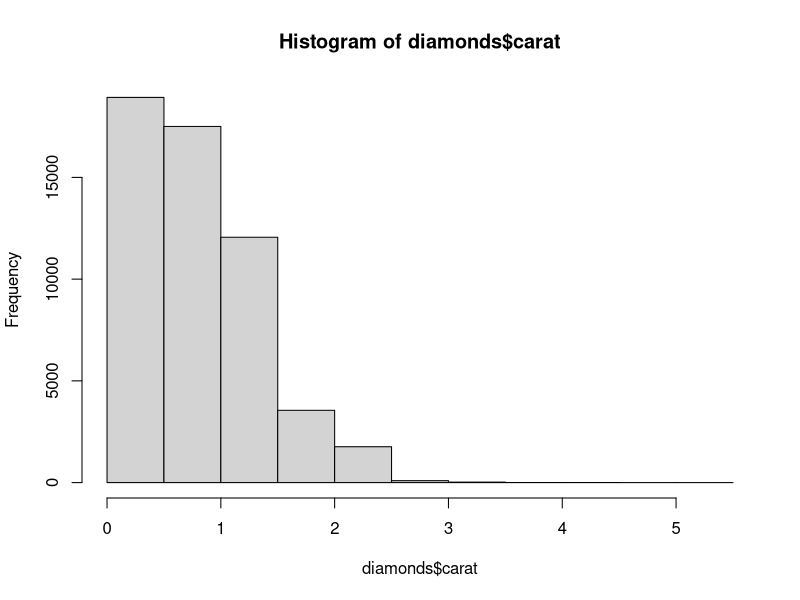
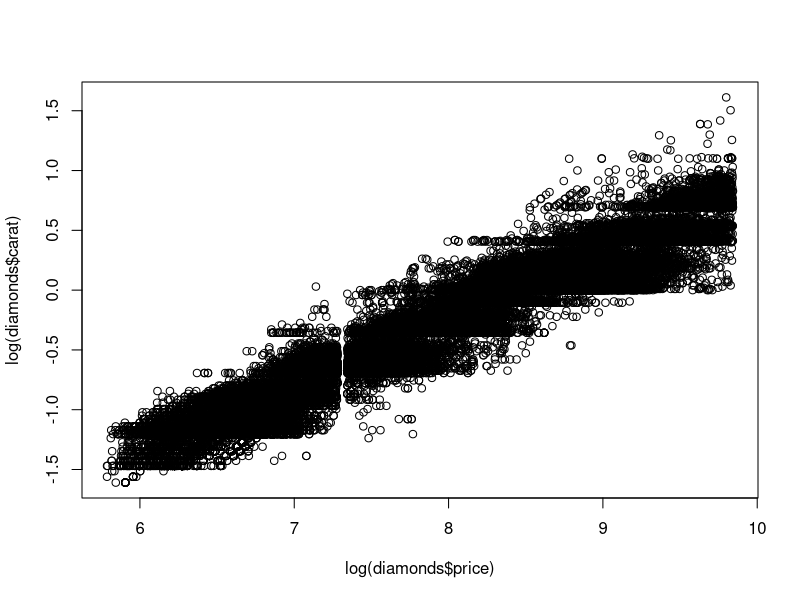
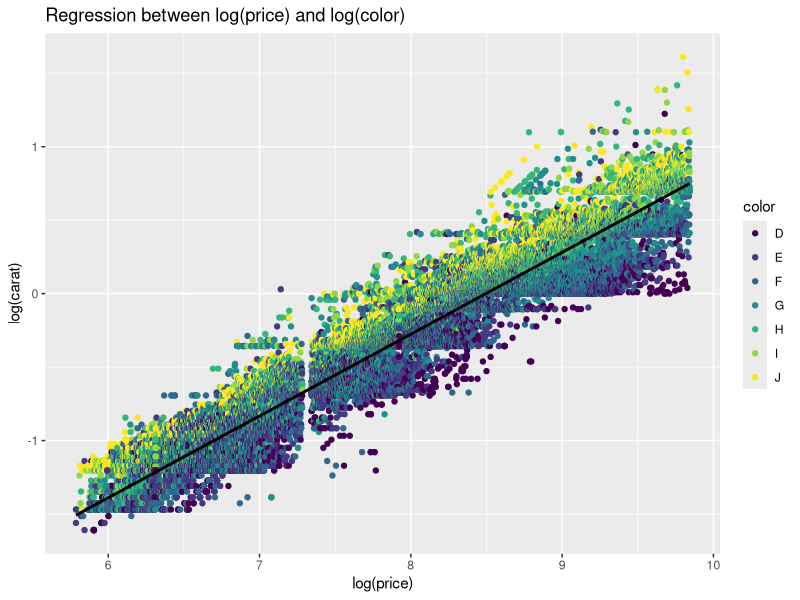
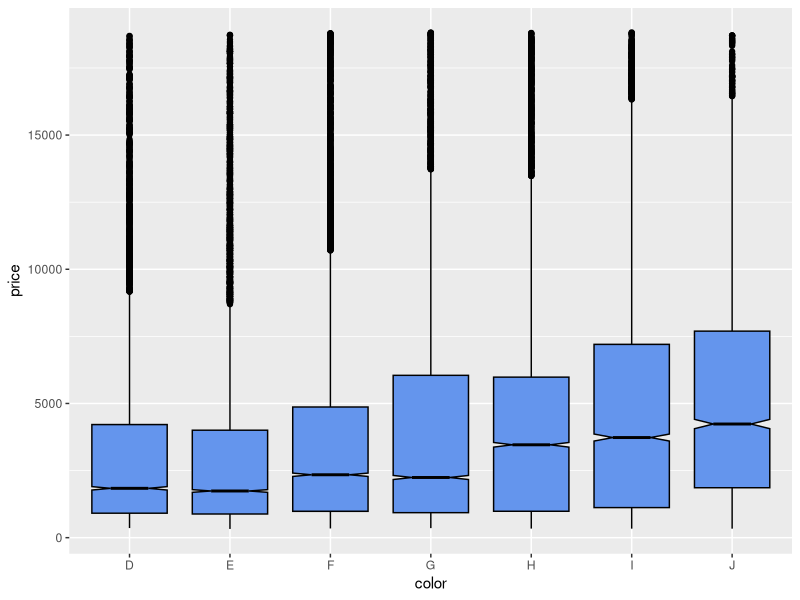
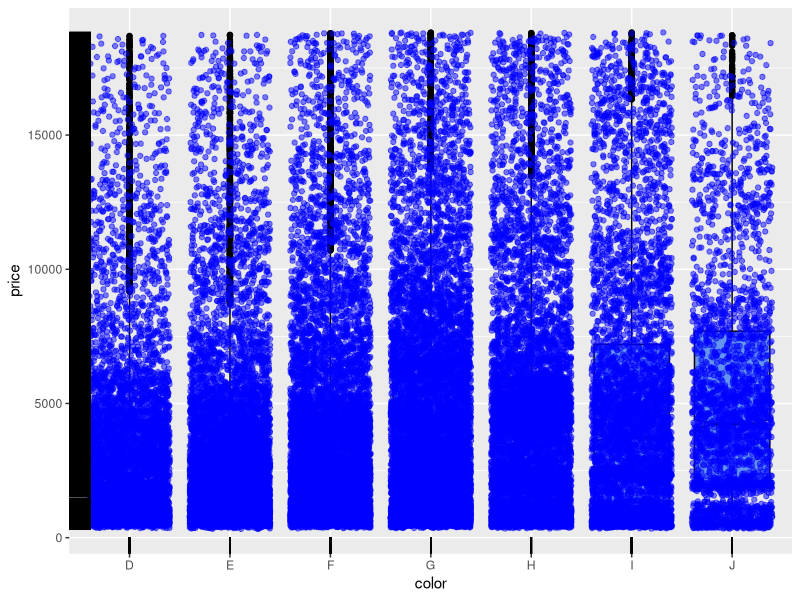
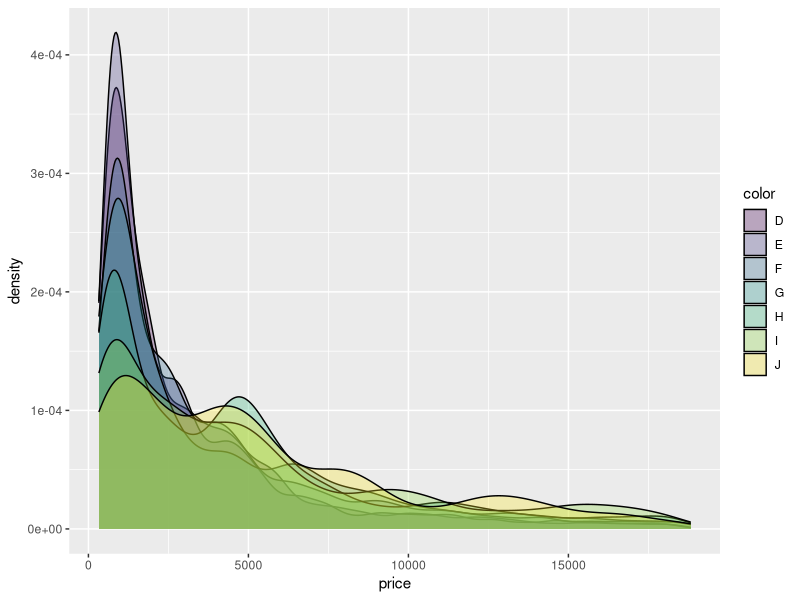
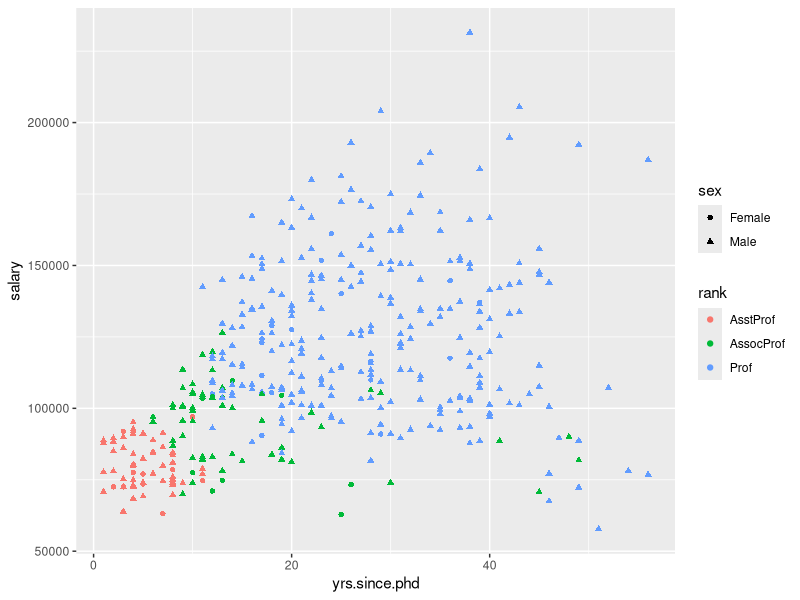

These figures' R source, in order:
## ---- chunk 1
#Install the package if needed, using the command:
#install.packages("ggplot2")

#Load the ggplot2 library
library("ggplot2")
## ---- chunk 2
   head(diamonds)
## ---- chunk 3
str(diamonds)
## ---- chunk 4
summary(diamonds)
## ---- chunk 5
table(diamonds$color)
## ---- chunk 6
table(diamonds$cut,diamonds$color)
## ---- chunk 7
hist(diamonds$carat)
## ---- chunk 8
plot(log(diamonds$price),log(diamonds$carat))
## ---- chunk 9
ggplot(data=diamonds,aes(x=log(price),y=log(carat), color = color)) +
     geom_point() +
 geom_smooth(method="lm",color="black",linetype=1) + 
  labs(title="Regression between log(price) and log(color)", x="log(price)",y="log(carat)")
## ---- chunk 10

ggplot(diamonds, aes(x=color,y=price)) + geom_boxplot(fill="cornflowerblue",
color="black", notch=TRUE)

ggplot(diamonds, aes(x=color,y=price)) + geom_boxplot(fill="cornflowerblue",
color="black", notch=TRUE) +
geom_point(position="jitter", color="blue", alpha=.5)+
geom_rug(side="l", color="black")  
## ---- chunk 11
ggplot(data=diamonds, aes(x=price, fill=color)) +
geom_density(alpha=.3)
## ---- chunk 12
#install.packages("car")
#To include the cars package, use the following command:
library("car")
## ---- chunk 13
ggplot(Salaries, aes(x=yrs.since.phd, y=salary, color=rank,shape=sex)) + geom_point()
